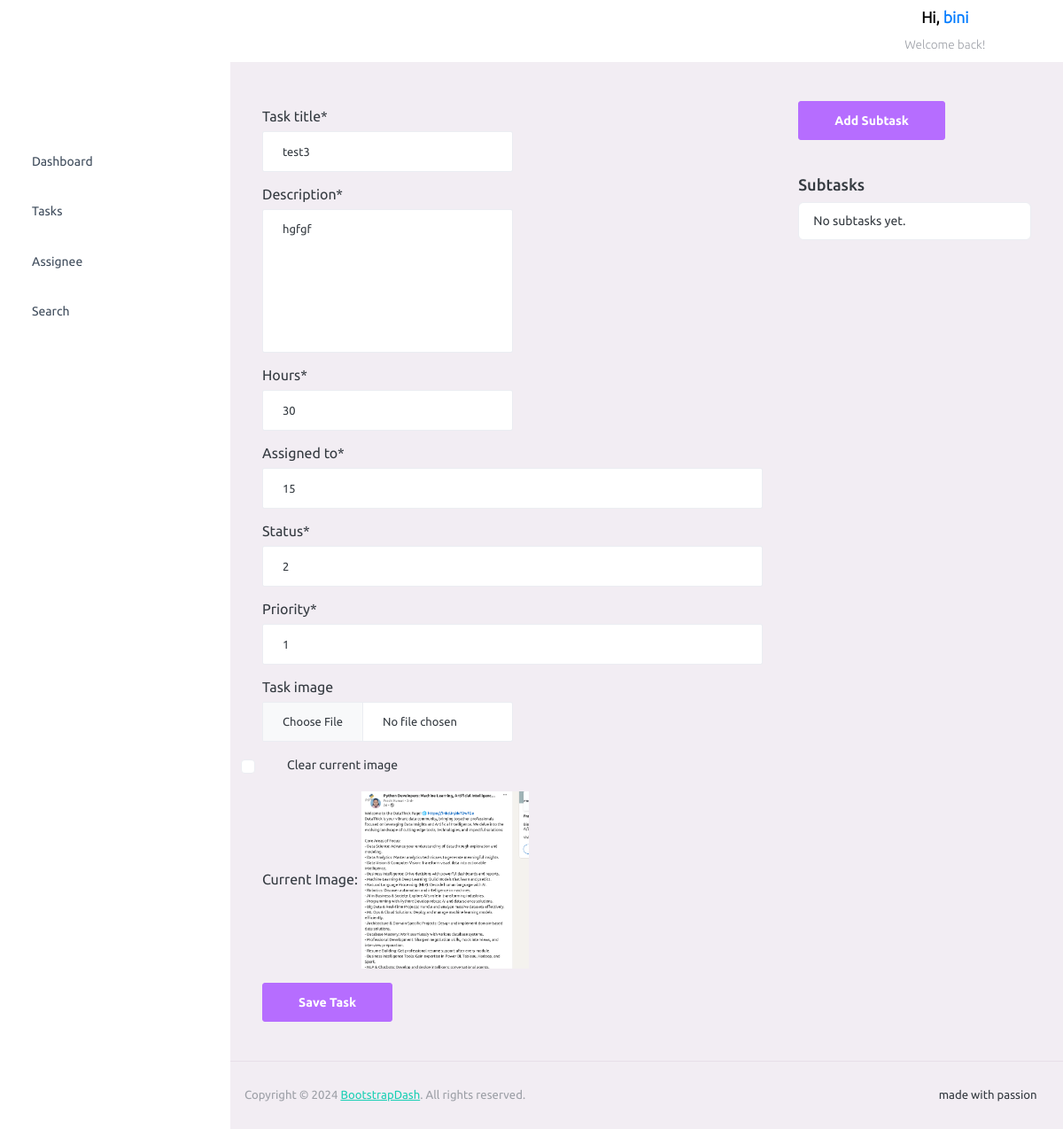
Screenshot of /tasks/tasks/edit/21 (signed in) with the database file from the repository.
### tasks/models.py (models this page shows, shortened)
class Task(models.Model):
    title = models.TextField(verbose_name="Task title", max_length=100, default='test')
    description = models.TextField(verbose_name="Description", max_length=1000)
    hours = models.IntegerField(verbose_name="Hours", default=0)
    date = models.DateTimeField(verbose_name="Date", auto_now=True)
    assigned_to = models.ForeignKey(Assignee, on_delete=models.CASCADE, null=True)
    status = models.ForeignKey(Status, on_delete=models.CASCADE, null=True)
    priority = models.ForeignKey(Priorities, on_delete=models.CASCADE, null=True)
    image = models.ImageField(verbose_name="Task image", upload_to="task_images/", null=True, blank=True)
    user = models.ForeignKey(User, on_delete=models.CASCADE, null=True)

### tasks/views.py (the view)
# urls.py: path('tasks/edit/<int:pk>', views.edit_task, name='edit_task'),
@login_required
def edit_task(request: HttpRequest, pk: int) -> HttpResponse:
    task = get_object_or_404(Task, pk=pk, user=request.user)
    subtasks = Subtask.objects.filter(task_id=task.id)
    if request.method == 'POST':
        form = TaskForm(request.POST, request.FILES, instance=task)
        subtask_form = SubtaskForm(request.POST)  # We assume it's for creating a new subtask
        if form.is_valid():
            form.save()  # Save the task
        if subtask_form.is_valid():
            subtask = subtask_form.save(commit=False)
            subtask.task = task  # Associate the subtask with the current task
            subtask.save()  # Save the subtask
        return redirect('tasks:home_menu')
    else:
        form = TaskForm(instance=task)
        form.fields['assigned_to'].queryset = Assignee.objects.filter(user=request.user)
        subtask_form = SubtaskForm()  # Form for creating a new subtask
    return render(request, 'tasks/task_form.html', {
        'form': form,  # Task form
        'subtask_form': subtask_form,  # Subtask form
        'subtasks': subtasks,  # Existing subtasks for the task
    })

### tasks/forms.py
class SubtaskForm(forms.ModelForm):
    class Meta:
        model = Subtask
        fields = ['title', 'description']
        widgets = {
            'title': forms.TextInput(attrs={'class': 'form-control', 'style': 'width: 50%;'}),
            'description': forms.Textarea(attrs={'class': 'form-control', 'style': 'width: 50%;'}),
        }

### tasks/templates/tasks/task_form.html (shortened to what this page needs)
{% extends 'tasks/home.html' %}
{% load crispy_forms_tags %}
{% block content %}
    <div class="row">
        <div class="col-md-8">
            <form method="POST" enctype="multipart/form-data">
                {{ form|crispy }}
                {% if form.instance.image %}
                    <div>
                        <label>Current Image:</label>
                        <img src="{{ form.instance.image.url }}" alt="Task Image"
                             style="max-width: 200px; max-height: 200px;">
                    </div>
                {% endif %}
                <button type="submit" class="btn btn-primary mt-3">Save Task</button>
            </form>
        </div>
        {% if  subtask_form %}
            <div class="col-md-4">
                <button id="add-subtask-btn" class="btn btn-primary mb-3">Add Subtask</button>
                <h4 class="mt-4">Subtasks</h4>
                <ul class="list-group">
                    {% for subtask in subtasks %}
                        <li class="list-group-item d-flex justify-content-between align-items-center">
                            <div>
                                <strong>{{ subtask.title }}</strong><br>
                                <small>{{ subtask.description }}</small>
                            </div>
                            <a href="{% url 'tasks:delete_subtask' subtask.id %}" class="btn btn-danger btn-sm ml-3">Delete</a>
                        </li>
                    {% empty %}
                        <li class="list-group-item">No subtasks yet.</li>
                    {% endfor %}
                </ul>
            </div>{% endif %}
    </div>
{% endblock %}

### tasks/templates/tasks/navbar.html (shortened to what this page needs)
{% load static %}
{% if user.is_authenticated %}
    <nav class="navbar default-layout-navbar col-lg-12 col-12 p-0 fixed-top d-flex flex-row">
        <div class="text-center navbar-brand-wrapper d-flex align-items-center justify-content-start">
        </div>
        <div class="navbar-menu-wrapper d-flex align-items-stretch">
            <button class="navbar-toggler navbar-toggler align-self-center" type="button" data-toggle="minimize">
                <span class="mdi mdi-menu"></span>
            </button>
            <ul class="navbar-nav navbar-nav-right">
                <li class="nav-item nav-profile dropdown">
                    <div class="nav-profile-text">
                        <p class="mb-1 text-black"
                           style="font-weight: bold; font-size: 1.1rem; margin-bottom: 0; text-align: center;">
                            Hi, <span style="color: #007bff;">{{ user.username }}</span>
                        </p>
                        <small class="text-muted" style="font-size: 0.85rem;">Welcome back!</small>
                    </div>
                </li>
                <li class="nav-item nav-logout d-none d-lg-block">
                    <a class="nav-link" href="{% url 'accounts:login' %}">
                        <i class="mdi mdi-power"></i>
                    </a>
                </li>
            </ul>
        </div>
    </nav>
{% endif %}

### rows the page displays
Task: title "test3", description "hgfgf", hours "30", assigned_to "15", status "2", priority "1", instance.image (picture)

### other values shown
{{ user.username }} "bini"
